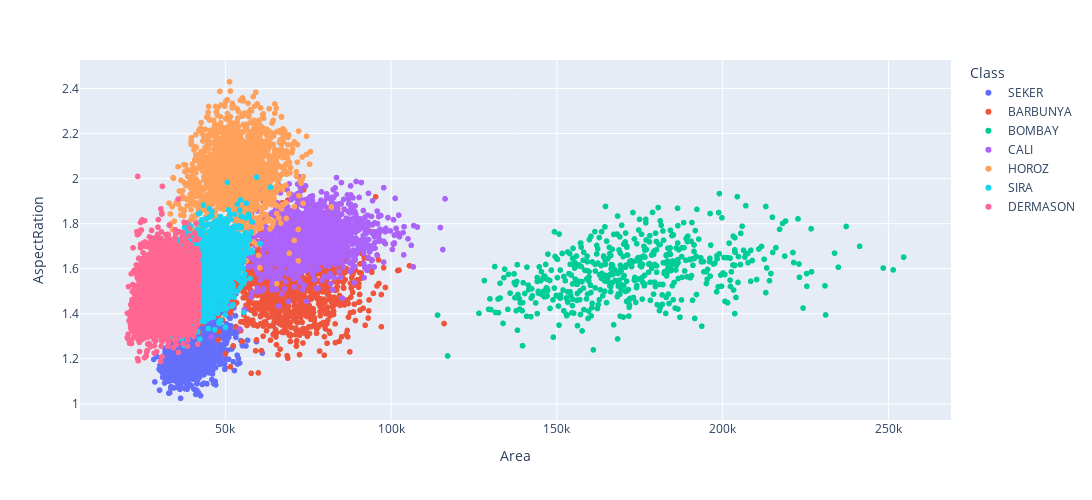

The notebook cell saved with this chart:
### Markdown cell above
### Соотношение площади с сторонами по классам

### Code cell
fig_scatter_area_aspect = px.scatter(beans_data, x='Area', y='AspectRation', color='Class')
fig_scatter_area_aspect.update_layout(width=1100, height=500)
fig_scatter_area_aspect.show()

### Figure 1 — Plotly figure (JSON) as saved in the notebook; plotly's stock layout.template omitted (floating-point values rounded to 4 significant figures; data arrays with more than 128 entries replaced by an {"elided": "..."} marker saying what was removed)
{"data": [{"hovertemplate": "Class=SEKER<br>Area=%{x}<br>AspectRation=%{y}<extra></extra>", "legendgroup": "SEKER", "marker": {"color": "#636efa", "symbol": "circle"}, "mode": "markers", "name": "SEKER", "showlegend": true, "type": "scattergl", "x": {"elided": "2027 int values"}, "xaxis": "x", "y": {"elided": "2027 float values"}, "yaxis": "y"}, {"hovertemplate": "Class=BARBUNYA<br>Area=%{x}<br>AspectRation=%{y}<extra></extra>", "legendgroup": "BARBUNYA", "marker": {"color": "#EF553B", "symbol": "circle"}, "mode": "markers", "name": "BARBUNYA", "showlegend": true, "type": "scattergl", "x": {"elided": "1322 int values"}, "xaxis": "x", "y": {"elided": "1322 float values"}, "yaxis": "y"}, {"hovertemplate": "Class=BOMBAY<br>Area=%{x}<br>AspectRation=%{y}<extra></extra>", "legendgroup": "BOMBAY", "marker": {"color": "#00cc96", "symbol": "circle"}, "mode": "markers", "name": "BOMBAY", "showlegend": true, "type": "scattergl", "x": {"elided": "522 int values"}, "xaxis": "x", "y": {"elided": "522 float values"}, "yaxis": "y"}, {"hovertemplate": "Class=CALI<br>Area=%{x}<br>AspectRation=%{y}<extra></extra>", "legendgroup": "CALI", "marker": {"color": "#ab63fa", "symbol": "circle"}, "mode": "markers", "name": "CALI", "showlegend": true, "type": "scattergl", "x": {"elided": "1630 int values"}, "xaxis": "x", "y": {"elided": "1630 float values"}, "yaxis": "y"}, {"hovertemplate": "Class=HOROZ<br>Area=%{x}<br>AspectRation=%{y}<extra></extra>", "legendgroup": "HOROZ", "marker": {"color": "#FFA15A", "symbol": "circle"}, "mode": "markers", "name": "HOROZ", "showlegend": true, "type": "scattergl", "x": {"elided": "1928 int values"}, "xaxis": "x", "y": {"elided": "1928 float values"}, "yaxis": "y"}, {"hovertemplate": "Class=SIRA<br>Area=%{x}<br>AspectRation=%{y}<extra></extra>", "legendgroup": "SIRA", "marker": {"color": "#19d3f3", "symbol": "circle"}, "mode": "markers", "name": "SIRA", "showlegend": true, "type": "scattergl", "x": {"elided": "2636 int values"}, "xaxis": "x", "y": {"elided": "2636 float values"}, "yaxis": "y"}, {"hovertemplate": "Class=DERMASON<br>Area=%{x}<br>AspectRation=%{y}<extra></extra>", "legendgroup": "DERMASON", "marker": {"color": "#FF6692", "symbol": "circle"}, "mode": "markers", "name": "DERMASON", "showlegend": true, "type": "scattergl", "x": {"elided": "3546 int values"}, "xaxis": "x", "y": {"elided": "3546 float values"}, "yaxis": "y"}], "layout": {"height": 500, "legend": {"title": {"text": "Class"}, "tracegroupgap": 0}, "margin": {"t": 60}, "width": 1100, "xaxis": {"anchor": "y", "domain": [0, 1], "title": {"text": "Area"}}, "yaxis": {"anchor": "x", "domain": [0, 1], "title": {"text": "AspectRation"}}}}
